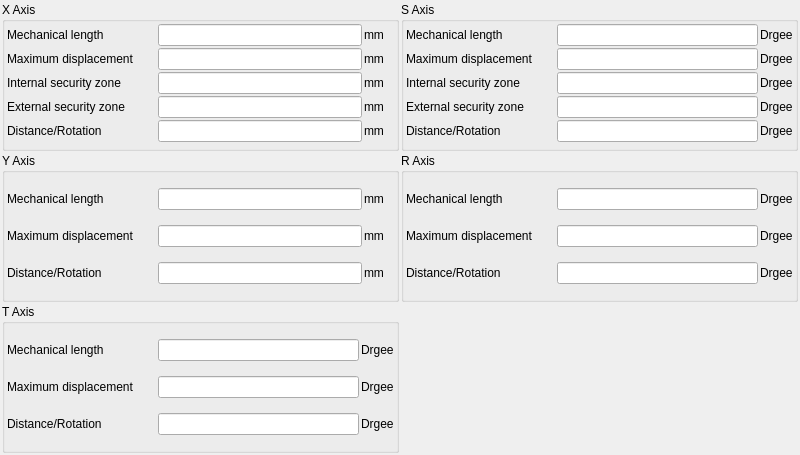
<?xml version="1.0" encoding="UTF-8"?>
<ui version="4.0">
 <class>ICSimpleSetting</class>
 <widget class="QWidget" name="ICSimpleSetting">
  <property name="geometry">
   <rect>
    <x>0</x>
    <y>0</y>
    <width>800</width>
    <height>455</height>
   </rect>
  </property>
  <property name="windowTitle">
   <string>Form</string>
  </property>
  <layout class="QGridLayout" name="gridLayout">
   <property name="leftMargin">
    <number>2</number>
   </property>
   <property name="topMargin">
    <number>2</number>
   </property>
   <property name="rightMargin">
    <number>2</number>
   </property>
   <property name="bottomMargin">
    <number>2</number>
   </property>
   <property name="spacing">
    <number>2</number>
   </property>
   <item row="0" column="1">
    <widget class="QGroupBox" name="sGroup">
     <property name="title">
      <string>S Axis</string>
     </property>
     <layout class="QGridLayout" name="gridLayout_3">
      <property name="leftMargin">
       <number>2</number>
      </property>
      <property name="topMargin">
       <number>2</number>
      </property>
      <property name="rightMargin">
       <number>2</number>
      </property>
      <property name="bottomMargin">
       <number>2</number>
      </property>
      <property name="spacing">
       <number>2</number>
      </property>
      <item row="0" column="0">
       <widget class="QLabel" name="label_9">
        <property name="sizePolicy">
         <sizepolicy hsizetype="Fixed" vsizetype="Preferred">
          <horstretch>0</horstretch>
          <verstretch>0</verstretch>
         </sizepolicy>
        </property>
        <property name="minimumSize">
         <size>
          <width>149</width>
          <height>0</height>
         </size>
        </property>
        <property name="text">
         <string>Mechanical length</string>
        </property>
       </widget>
      </item>
      <item row="0" column="1">
       <widget class="ICLineEditWithVirtualNumericKeypad" name="mechanicalLengthLineEdit_2">
        <property name="minimumSize">
         <size>
          <width>80</width>
          <height>0</height>
         </size>
        </property>
       </widget>
      </item>
      <item row="0" column="2">
       <widget class="QLabel" name="label_5">
        <property name="sizePolicy">
         <sizepolicy hsizetype="Fixed" vsizetype="Preferred">
          <horstretch>0</horstretch>
          <verstretch>0</verstretch>
         </sizepolicy>
        </property>
        <property name="minimumSize">
         <size>
          <width>30</width>
          <height>0</height>
         </size>
        </property>
        <property name="text">
         <string>Drgee</string>
        </property>
       </widget>
      </item>
      <item row="1" column="0">
       <widget class="QLabel" name="label_6">
        <property name="sizePolicy">
         <sizepolicy hsizetype="Fixed" vsizetype="Preferred">
          <horstretch>0</horstretch>
          <verstretch>0</verstretch>
         </sizepolicy>
        </property>
        <property name="minimumSize">
         <size>
          <width>149</width>
          <height>0</height>
         </size>
        </property>
        <property name="text">
         <string>Maximum displacement</string>
        </property>
       </widget>
      </item>
      <item row="1" column="1">
       <widget class="ICLineEditWithVirtualNumericKeypad" name="maximumDisplacementLineEdit_2">
        <property name="minimumSize">
         <size>
          <width>80</width>
          <height>0</height>
         </size>
        </property>
       </widget>
      </item>
      <item row="1" column="2">
       <widget class="QLabel" name="label_7">
        <property name="sizePolicy">
         <sizepolicy hsizetype="Fixed" vsizetype="Preferred">
          <horstretch>0</horstretch>
          <verstretch>0</verstretch>
         </sizepolicy>
        </property>
        <property name="minimumSize">
         <size>
          <width>30</width>
          <height>0</height>
         </size>
        </property>
        <property name="text">
         <string>Drgee</string>
        </property>
       </widget>
      </item>
      <item row="2" column="0">
       <widget class="QLabel" name="minLabel_2">
        <property name="sizePolicy">
         <sizepolicy hsizetype="Fixed" vsizetype="Preferred">
          <horstretch>0</horstretch>
          <verstretch>0</verstretch>
         </sizepolicy>
        </property>
        <property name="minimumSize">
         <size>
          <width>149</width>
          <height>0</height>
         </size>
        </property>
        <property name="text">
         <string>Internal security zone</string>
        </property>
       </widget>
      </item>
      <item row="2" column="1">
       <widget class="ICLineEditWithVirtualNumericKeypad" name="internalSecurityZoneLineEdit_2">
        <property name="minimumSize">
         <size>
          <width>80</width>
          <height>0</height>
         </size>
        </property>
       </widget>
      </item>
      <item row="2" column="2">
       <widget class="QLabel" name="minUnitLabel_2">
        <property name="sizePolicy">
         <sizepolicy hsizetype="Fixed" vsizetype="Preferred">
          <horstretch>0</horstretch>
          <verstretch>0</verstretch>
         </sizepolicy>
        </property>
        <property name="minimumSize">
         <size>
          <width>30</width>
          <height>0</height>
         </size>
        </property>
        <property name="text">
         <string>Drgee</string>
        </property>
       </widget>
      </item>
      <item row="3" column="0">
       <widget class="QLabel" name="maxLabel_2">
        <property name="sizePolicy">
         <sizepolicy hsizetype="Fixed" vsizetype="Preferred">
          <horstretch>0</horstretch>
          <verstretch>0</verstretch>
         </sizepolicy>
        </property>
        <property name="minimumSize">
         <size>
          <width>149</width>
          <height>0</height>
         </size>
        </property>
        <property name="text">
         <string>External security zone</string>
        </property>
       </widget>
      </item>
      <item row="3" column="1">
       <widget class="ICLineEditWithVirtualNumericKeypad" name="externalSecurityZoneLineEdit_2">
        <property name="minimumSize">
         <size>
          <width>80</width>
          <height>0</height>
         </size>
        </property>
       </widget>
      </item>
      <item row="3" column="2">
       <widget class="QLabel" name="maxUnitLabel_2">
        <property name="sizePolicy">
         <sizepolicy hsizetype="Fixed" vsizetype="Preferred">
          <horstretch>0</horstretch>
          <verstretch>0</verstretch>
         </sizepolicy>
        </property>
        <property name="minimumSize">
         <size>
          <width>30</width>
          <height>0</height>
         </size>
        </property>
        <property name="text">
         <string>Drgee</string>
        </property>
       </widget>
      </item>
      <item row="4" column="0">
       <widget class="QLabel" name="label_10">
        <property name="sizePolicy">
         <sizepolicy hsizetype="Fixed" vsizetype="Preferred">
          <horstretch>0</horstretch>
          <verstretch>0</verstretch>
         </sizepolicy>
        </property>
        <property name="minimumSize">
         <size>
          <width>149</width>
          <height>0</height>
         </size>
        </property>
        <property name="text">
         <string>Distance/Rotation</string>
        </property>
       </widget>
      </item>
      <item row="4" column="1">
       <widget class="ICLineEditWithVirtualNumericKeypad" name="distanceRotationEdit_2">
        <property name="minimumSize">
         <size>
          <width>80</width>
          <height>0</height>
         </size>
        </property>
       </widget>
      </item>
      <item row="4" column="2">
       <widget class="QLabel" name="label_12">
        <property name="sizePolicy">
         <sizepolicy hsizetype="Fixed" vsizetype="Preferred">
          <horstretch>0</horstretch>
          <verstretch>0</verstretch>
         </sizepolicy>
        </property>
        <property name="minimumSize">
         <size>
          <width>30</width>
          <height>0</height>
         </size>
        </property>
        <property name="text">
         <string>Drgee</string>
        </property>
       </widget>
      </item>
     </layout>
    </widget>
   </item>
   <item row="0" column="0">
    <widget class="QGroupBox" name="xGroup">
     <property name="title">
      <string>X Axis</string>
     </property>
     <layout class="QGridLayout" name="gridLayout_2">
      <property name="leftMargin">
       <number>2</number>
      </property>
      <property name="topMargin">
       <number>2</number>
      </property>
      <property name="rightMargin">
       <number>2</number>
      </property>
      <property name="bottomMargin">
       <number>2</number>
      </property>
      <property name="spacing">
       <number>2</number>
      </property>
      <item row="0" column="0">
       <widget class="QLabel" name="label">
        <property name="sizePolicy">
         <sizepolicy hsizetype="Fixed" vsizetype="Preferred">
          <horstretch>0</horstretch>
          <verstretch>0</verstretch>
         </sizepolicy>
        </property>
        <property name="minimumSize">
         <size>
          <width>149</width>
          <height>0</height>
         </size>
        </property>
        <property name="text">
         <string>Mechanical length</string>
        </property>
       </widget>
      </item>
      <item row="0" column="1">
       <widget class="ICLineEditWithVirtualNumericKeypad" name="mechanicalLengthLineEdit">
        <property name="minimumSize">
         <size>
          <width>80</width>
          <height>0</height>
         </size>
        </property>
       </widget>
      </item>
      <item row="0" column="2">
       <widget class="QLabel" name="label_3">
        <property name="sizePolicy">
         <sizepolicy hsizetype="Fixed" vsizetype="Preferred">
          <horstretch>0</horstretch>
          <verstretch>0</verstretch>
         </sizepolicy>
        </property>
        <property name="minimumSize">
         <size>
          <width>30</width>
          <height>0</height>
         </size>
        </property>
        <property name="text">
         <string>mm</string>
        </property>
       </widget>
      </item>
      <item row="1" column="0">
       <widget class="QLabel" name="label_2">
        <property name="sizePolicy">
         <sizepolicy hsizetype="Fixed" vsizetype="Preferred">
          <horstretch>0</horstretch>
          <verstretch>0</verstretch>
         </sizepolicy>
        </property>
        <property name="minimumSize">
         <size>
          <width>149</width>
          <height>0</height>
         </size>
        </property>
        <property name="text">
         <string>Maximum displacement</string>
        </property>
       </widget>
      </item>
      <item row="1" column="1">
       <widget class="ICLineEditWithVirtualNumericKeypad" name="maximumDisplacementLineEdit">
        <property name="minimumSize">
         <size>
          <width>80</width>
          <height>0</height>
         </size>
        </property>
       </widget>
      </item>
      <item row="1" column="2">
       <widget class="QLabel" name="label_4">
        <property name="sizePolicy">
         <sizepolicy hsizetype="Fixed" vsizetype="Preferred">
          <horstretch>0</horstretch>
          <verstretch>0</verstretch>
         </sizepolicy>
        </property>
        <property name="minimumSize">
         <size>
          <width>30</width>
          <height>0</height>
         </size>
        </property>
        <property name="text">
         <string>mm</string>
        </property>
       </widget>
      </item>
      <item row="2" column="0">
       <widget class="QLabel" name="minLabel">
        <property name="sizePolicy">
         <sizepolicy hsizetype="Fixed" vsizetype="Preferred">
          <horstretch>0</horstretch>
          <verstretch>0</verstretch>
         </sizepolicy>
        </property>
        <property name="minimumSize">
         <size>
          <width>149</width>
          <height>0</height>
         </size>
        </property>
        <property name="text">
         <string>Internal security zone</string>
        </property>
       </widget>
      </item>
      <item row="2" column="1">
       <widget class="ICLineEditWithVirtualNumericKeypad" name="internalSecurityZoneLineEdit">
        <property name="minimumSize">
         <size>
          <width>80</width>
          <height>0</height>
         </size>
        </property>
       </widget>
      </item>
      <item row="2" column="2">
       <widget class="QLabel" name="minUnitLabel">
        <property name="sizePolicy">
         <sizepolicy hsizetype="Fixed" vsizetype="Preferred">
          <horstretch>0</horstretch>
          <verstretch>0</verstretch>
         </sizepolicy>
        </property>
        <property name="minimumSize">
         <size>
          <width>30</width>
          <height>0</height>
         </size>
        </property>
        <property name="text">
         <string>mm</string>
        </property>
       </widget>
      </item>
      <item row="3" column="0">
       <widget class="QLabel" name="maxLabel">
        <property name="sizePolicy">
         <sizepolicy hsizetype="Fixed" vsizetype="Preferred">
          <horstretch>0</horstretch>
          <verstretch>0</verstretch>
         </sizepolicy>
        </property>
        <property name="minimumSize">
         <size>
          <width>149</width>
          <height>0</height>
         </size>
        </property>
        <property name="text">
         <string>External security zone</string>
        </property>
       </widget>
      </item>
      <item row="3" column="1">
       <widget class="ICLineEditWithVirtualNumericKeypad" name="externalSecurityZoneLineEdit">
        <property name="minimumSize">
         <size>
          <width>80</width>
          <height>0</height>
         </size>
        </property>
       </widget>
      </item>
      <item row="3" column="2">
       <widget class="QLabel" name="maxUnitLabel">
        <property name="sizePolicy">
         <sizepolicy hsizetype="Fixed" vsizetype="Preferred">
          <horstretch>0</horstretch>
          <verstretch>0</verstretch>
         </sizepolicy>
        </property>
        <property name="minimumSize">
         <size>
          <width>30</width>
          <height>0</height>
         </size>
        </property>
        <property name="text">
         <string>mm</string>
        </property>
       </widget>
      </item>
      <item row="4" column="0">
       <widget class="QLabel" name="label_8">
        <property name="sizePolicy">
         <sizepolicy hsizetype="Fixed" vsizetype="Preferred">
          <horstretch>0</horstretch>
          <verstretch>0</verstretch>
         </sizepolicy>
        </property>
        <property name="minimumSize">
         <size>
          <width>149</width>
          <height>0</height>
         </size>
        </property>
        <property name="text">
         <string>Distance/Rotation</string>
        </property>
       </widget>
      </item>
      <item row="4" column="1">
       <widget class="ICLineEditWithVirtualNumericKeypad" name="distanceRotationEdit">
        <property name="minimumSize">
         <size>
          <width>80</width>
          <height>0</height>
         </size>
        </property>
       </widget>
      </item>
      <item row="4" column="2">
       <widget class="QLabel" name="label_11">
        <property name="sizePolicy">
         <sizepolicy hsizetype="Fixed" vsizetype="Preferred">
          <horstretch>0</horstretch>
          <verstretch>0</verstretch>
         </sizepolicy>
        </property>
        <property name="minimumSize">
         <size>
          <width>30</width>
          <height>0</height>
         </size>
        </property>
        <property name="text">
         <string>mm</string>
        </property>
       </widget>
      </item>
     </layout>
    </widget>
   </item>
   <item row="1" column="0">
    <widget class="QGroupBox" name="yGroup">
     <property name="title">
      <string>Y Axis</string>
     </property>
     <layout class="QGridLayout" name="gridLayout_4">
      <property name="leftMargin">
       <number>2</number>
      </property>
      <property name="topMargin">
       <number>2</number>
      </property>
      <property name="rightMargin">
       <number>2</number>
      </property>
      <property name="bottomMargin">
       <number>2</number>
      </property>
      <property name="spacing">
       <number>2</number>
      </property>
      <item row="1" column="0">
       <widget class="QLabel" name="label_14">
        <property name="sizePolicy">
         <sizepolicy hsizetype="Fixed" vsizetype="Preferred">
          <horstretch>0</horstretch>
          <verstretch>0</verstretch>
         </sizepolicy>
        </property>
        <property name="minimumSize">
         <size>
          <width>149</width>
          <height>0</height>
         </size>
        </property>
        <property name="text">
         <string>Maximum displacement</string>
        </property>
       </widget>
      </item>
      <item row="0" column="2">
       <widget class="QLabel" name="label_13">
        <property name="sizePolicy">
         <sizepolicy hsizetype="Fixed" vsizetype="Preferred">
          <horstretch>0</horstretch>
          <verstretch>0</verstretch>
         </sizepolicy>
        </property>
        <property name="minimumSize">
         <size>
          <width>30</width>
          <height>0</height>
         </size>
        </property>
        <property name="text">
         <string>mm</string>
        </property>
       </widget>
      </item>
      <item row="0" column="0">
       <widget class="QLabel" name="label_17">
        <property name="sizePolicy">
         <sizepolicy hsizetype="Fixed" vsizetype="Preferred">
          <horstretch>0</horstretch>
          <verstretch>0</verstretch>
         </sizepolicy>
        </property>
        <property name="minimumSize">
         <size>
          <width>149</width>
          <height>0</height>
         </size>
        </property>
        <property name="text">
         <string>Mechanical length</string>
        </property>
       </widget>
      </item>
      <item row="1" column="1">
       <widget class="ICLineEditWithVirtualNumericKeypad" name="maximumDisplacementLineEdit_3">
        <property name="minimumSize">
         <size>
          <width>80</width>
          <height>0</height>
         </size>
        </property>
       </widget>
      </item>
      <item row="2" column="1">
       <widget class="ICLineEditWithVirtualNumericKeypad" name="distanceRotationEdit_3">
        <property name="minimumSize">
         <size>
          <width>80</width>
          <height>0</height>
         </size>
        </property>
       </widget>
      </item>
      <item row="1" column="2">
       <widget class="QLabel" name="label_15">
        <property name="sizePolicy">
         <sizepolicy hsizetype="Fixed" vsizetype="Preferred">
          <horstretch>0</horstretch>
          <verstretch>0</verstretch>
         </sizepolicy>
        </property>
        <property name="minimumSize">
         <size>
          <width>30</width>
          <height>0</height>
         </size>
        </property>
        <property name="text">
         <string>mm</string>
        </property>
       </widget>
      </item>
      <item row="0" column="1">
       <widget class="ICLineEditWithVirtualNumericKeypad" name="mechanicalLengthLineEdit_3">
        <property name="minimumSize">
         <size>
          <width>80</width>
          <height>0</height>
         </size>
        </property>
       </widget>
      </item>
      <item row="2" column="0">
       <widget class="QLabel" name="label_18">
        <property name="sizePolicy">
         <sizepolicy hsizetype="Fixed" vsizetype="Preferred">
          <horstretch>0</horstretch>
          <verstretch>0</verstretch>
         </sizepolicy>
        </property>
        <property name="minimumSize">
         <size>
          <width>149</width>
          <height>0</height>
         </size>
        </property>
        <property name="text">
         <string>Distance/Rotation</string>
        </property>
       </widget>
      </item>
      <item row="2" column="2">
       <widget class="QLabel" name="label_16">
        <property name="sizePolicy">
         <sizepolicy hsizetype="Fixed" vsizetype="Preferred">
          <horstretch>0</horstretch>
          <verstretch>0</verstretch>
         </sizepolicy>
        </property>
        <property name="minimumSize">
         <size>
          <width>30</width>
          <height>0</height>
         </size>
        </property>
        <property name="text">
         <string>mm</string>
        </property>
       </widget>
      </item>
     </layout>
    </widget>
   </item>
   <item row="1" column="1">
    <widget class="QGroupBox" name="rGroup">
     <property name="title">
      <string>R Axis</string>
     </property>
     <layout class="QGridLayout" name="gridLayout_5">
      <property name="leftMargin">
       <number>2</number>
      </property>
      <property name="topMargin">
       <number>2</number>
      </property>
      <property name="rightMargin">
       <number>2</number>
      </property>
      <property name="bottomMargin">
       <number>2</number>
      </property>
      <property name="spacing">
       <number>2</number>
      </property>
      <item row="1" column="1">
       <widget class="ICLineEditWithVirtualNumericKeypad" name="maximumDisplacementLineEdit_4">
        <property name="minimumSize">
         <size>
          <width>80</width>
          <height>0</height>
         </size>
        </property>
       </widget>
      </item>
      <item row="1" column="2">
       <widget class="QLabel" name="label_21">
        <property name="sizePolicy">
         <sizepolicy hsizetype="Fixed" vsizetype="Preferred">
          <horstretch>0</horstretch>
          <verstretch>0</verstretch>
         </sizepolicy>
        </property>
        <property name="minimumSize">
         <size>
          <width>30</width>
          <height>0</height>
         </size>
        </property>
        <property name="text">
         <string>Drgee</string>
        </property>
       </widget>
      </item>
      <item row="2" column="1">
       <widget class="ICLineEditWithVirtualNumericKeypad" name="distanceRotationEdit_4">
        <property name="minimumSize">
         <size>
          <width>80</width>
          <height>0</height>
         </size>
        </property>
       </widget>
      </item>
      <item row="2" column="0">
       <widget class="QLabel" name="label_24">
        <property name="sizePolicy">
         <sizepolicy hsizetype="Fixed" vsizetype="Preferred">
          <horstretch>0</horstretch>
          <verstretch>0</verstretch>
         </sizepolicy>
        </property>
        <property name="minimumSize">
         <size>
          <width>149</width>
          <height>0</height>
         </size>
        </property>
        <property name="text">
         <string>Distance/Rotation</string>
        </property>
       </widget>
      </item>
      <item row="2" column="2">
       <widget class="QLabel" name="label_22">
        <property name="sizePolicy">
         <sizepolicy hsizetype="Fixed" vsizetype="Preferred">
          <horstretch>0</horstretch>
          <verstretch>0</verstretch>
         </sizepolicy>
        </property>
        <property name="minimumSize">
         <size>
          <width>30</width>
          <height>0</height>
         </size>
        </property>
        <property name="text">
         <string>Drgee</string>
        </property>
       </widget>
      </item>
      <item row="0" column="1">
       <widget class="ICLineEditWithVirtualNumericKeypad" name="mechanicalLengthLineEdit_4">
        <property name="minimumSize">
         <size>
          <width>80</width>
          <height>0</height>
         </size>
        </property>
       </widget>
      </item>
      <item row="0" column="2">
       <widget class="QLabel" name="label_19">
        <property name="sizePolicy">
         <sizepolicy hsizetype="Fixed" vsizetype="Preferred">
          <horstretch>0</horstretch>
          <verstretch>0</verstretch>
         </sizepolicy>
        </property>
        <property name="minimumSize">
         <size>
          <width>30</width>
          <height>0</height>
         </size>
        </property>
        <property name="text">
         <string>Drgee</string>
        </property>
       </widget>
      </item>
      <item row="1" column="0">
       <widget class="QLabel" name="label_20">
        <property name="sizePolicy">
         <sizepolicy hsizetype="Fixed" vsizetype="Preferred">
          <horstretch>0</horstretch>
          <verstretch>0</verstretch>
         </sizepolicy>
        </property>
        <property name="minimumSize">
         <size>
          <width>149</width>
          <height>0</height>
         </size>
        </property>
        <property name="text">
         <string>Maximum displacement</string>
        </property>
       </widget>
      </item>
      <item row="0" column="0">
       <widget class="QLabel" name="label_23">
        <property name="sizePolicy">
         <sizepolicy hsizetype="Fixed" vsizetype="Preferred">
          <horstretch>0</horstretch>
          <verstretch>0</verstretch>
         </sizepolicy>
        </property>
        <property name="minimumSize">
         <size>
          <width>149</width>
          <height>0</height>
         </size>
        </property>
        <property name="text">
         <string>Mechanical length</string>
        </property>
       </widget>
      </item>
     </layout>
    </widget>
   </item>
   <item row="2" column="0">
    <widget class="QGroupBox" name="tGroup">
     <property name="title">
      <string>T Axis</string>
     </property>
     <layout class="QGridLayout" name="gridLayout_6">
      <property name="leftMargin">
       <number>2</number>
      </property>
      <property name="topMargin">
       <number>2</number>
      </property>
      <property name="rightMargin">
       <number>2</number>
      </property>
      <property name="bottomMargin">
       <number>2</number>
      </property>
      <property name="spacing">
       <number>2</number>
      </property>
      <item row="2" column="1">
       <widget class="ICLineEditWithVirtualNumericKeypad" name="distanceRotationEdit_5">
        <property name="minimumSize">
         <size>
          <width>80</width>
          <height>0</height>
         </size>
        </property>
       </widget>
      </item>
      <item row="2" column="0">
       <widget class="QLabel" name="label_30">
        <property name="sizePolicy">
         <sizepolicy hsizetype="Fixed" vsizetype="Preferred">
          <horstretch>0</horstretch>
          <verstretch>0</verstretch>
         </sizepolicy>
        </property>
        <property name="minimumSize">
         <size>
          <width>149</width>
          <height>0</height>
         </size>
        </property>
        <property name="text">
         <string>Distance/Rotation</string>
        </property>
       </widget>
      </item>
      <item row="0" column="0">
       <widget class="QLabel" name="label_29">
        <property name="sizePolicy">
         <sizepolicy hsizetype="Fixed" vsizetype="Preferred">
          <horstretch>0</horstretch>
          <verstretch>0</verstretch>
         </sizepolicy>
        </property>
        <property name="minimumSize">
         <size>
          <width>149</width>
          <height>0</height>
         </size>
        </property>
        <property name="text">
         <string>Mechanical length</string>
        </property>
       </widget>
      </item>
      <item row="0" column="2">
       <widget class="QLabel" name="label_25">
        <property name="sizePolicy">
         <sizepolicy hsizetype="Fixed" vsizetype="Preferred">
          <horstretch>0</horstretch>
          <verstretch>0</verstretch>
         </sizepolicy>
        </property>
        <property name="minimumSize">
         <size>
          <width>30</width>
          <height>0</height>
         </size>
        </property>
        <property name="text">
         <string>Drgee</string>
        </property>
       </widget>
      </item>
      <item row="1" column="2">
       <widget class="QLabel" name="label_27">
        <property name="sizePolicy">
         <sizepolicy hsizetype="Fixed" vsizetype="Preferred">
          <horstretch>0</horstretch>
          <verstretch>0</verstretch>
         </sizepolicy>
        </property>
        <property name="minimumSize">
         <size>
          <width>30</width>
          <height>0</height>
         </size>
        </property>
        <property name="text">
         <string>Drgee</string>
        </property>
       </widget>
      </item>
      <item row="0" column="1">
       <widget class="ICLineEditWithVirtualNumericKeypad" name="mechanicalLengthLineEdit_5">
        <property name="minimumSize">
         <size>
          <width>80</width>
          <height>0</height>
         </size>
        </property>
       </widget>
      </item>
      <item row="2" column="2">
       <widget class="QLabel" name="label_28">
        <property name="sizePolicy">
         <sizepolicy hsizetype="Fixed" vsizetype="Preferred">
          <horstretch>0</horstretch>
          <verstretch>0</verstretch>
         </sizepolicy>
        </property>
        <property name="minimumSize">
         <size>
          <width>30</width>
          <height>0</height>
         </size>
        </property>
        <property name="text">
         <string>Drgee</string>
        </property>
       </widget>
      </item>
      <item row="1" column="1">
       <widget class="ICLineEditWithVirtualNumericKeypad" name="maximumDisplacementLineEdit_5">
        <property name="minimumSize">
         <size>
          <width>80</width>
          <height>0</height>
         </size>
        </property>
       </widget>
      </item>
      <item row="1" column="0">
       <widget class="QLabel" name="label_26">
        <property name="sizePolicy">
         <sizepolicy hsizetype="Fixed" vsizetype="Preferred">
          <horstretch>0</horstretch>
          <verstretch>0</verstretch>
         </sizepolicy>
        </property>
        <property name="minimumSize">
         <size>
          <width>149</width>
          <height>0</height>
         </size>
        </property>
        <property name="text">
         <string>Maximum displacement</string>
        </property>
       </widget>
      </item>
     </layout>
    </widget>
   </item>
  </layout>
 </widget>
 <customwidgets>
  <customwidget>
   <class>ICLineEditWithVirtualNumericKeypad</class>
   <extends>QLineEdit</extends>
   <header>iclineeditwithvirtualnumerickeypad.h</header>
  </customwidget>
 </customwidgets>
 <resources/>
 <connections/>
</ui>
